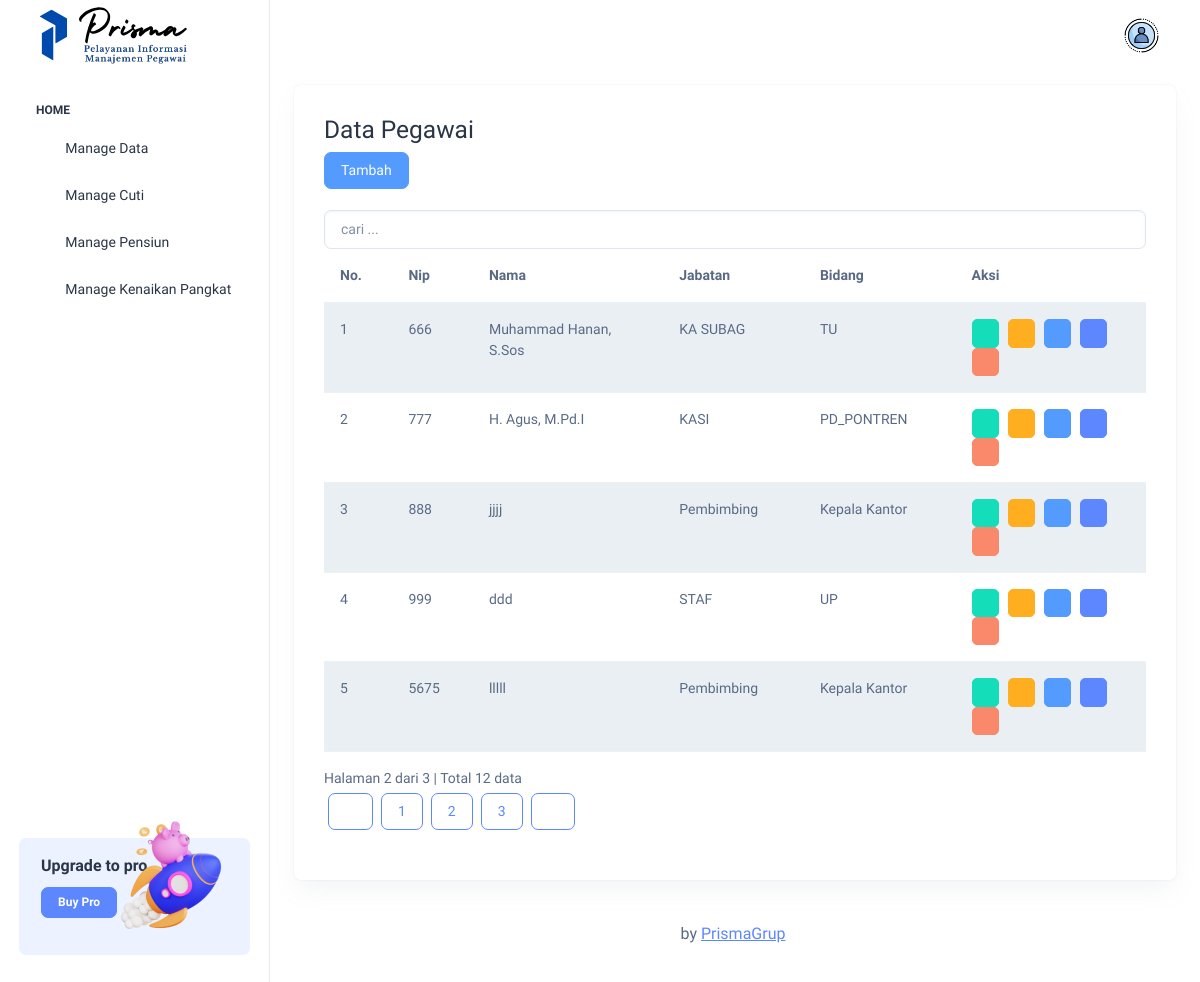
/index.php?page=pegawai-tampil&hal=2 (signed in), run on an earlier commit of the app's database.
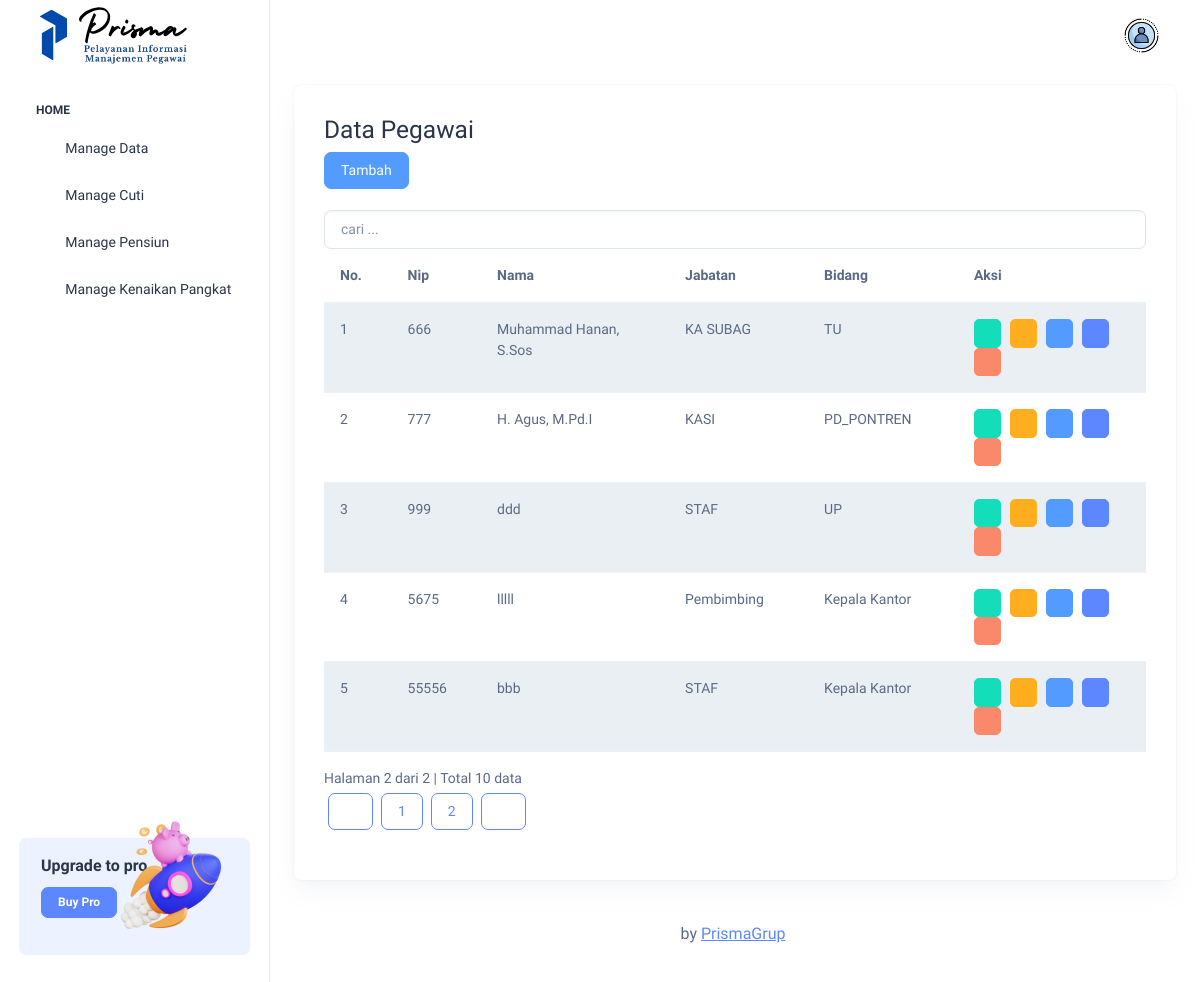
And on a later commit of the database.
### tables this page shows
CREATE TABLE `user` (
  `nip` int(8) NOT NULL,
  `id` int(8) NOT NULL,
  `username` varchar(255) NOT NULL,
  `nama` varchar(50) NOT NULL,
  `level` varchar(255) NOT NULL,
  `password` varchar(255) NOT NULL,
  `jabatan` varchar(30) NOT NULL,
  `bidang` varchar(50) NOT NULL,
  `telp` varchar(15) NOT NULL,
  `email` varchar(50) NOT NULL,
  `foto` varchar(255) NOT NULL
);

### pegawai/tampil.php (the view, shortened to what the changed rows need)
<div class="panel-heading">
        <h3 class="panel-title">Data Pegawai</h3>
        <?php
      if ($_SESSION['level'] == "Admin") {
        echo "<a class='btn btn-info' href='?page=pegawai-tambah'>
      <i class='glyphicon glyphicon-plus'></i> Tambah </a>";
      } else if ($_SESSION['level'] == "Pegawai") {
        echo "Gak boleh masukin data";
      }
      ?>
      </div>
<?php
if (isset($_POST['cari'])) {
  $cari = $_POST['cari'];
} else {
  $cari = "";
}
?>
<div class="row">
  <div class="col-md-12">
    <div class="page-header">
<br>
<form class="form-inline" method="POST" action="?page=pegawai-tampil">
<input type="text" name="cari" class="form-control" placeholder="cari ..." required="required" value="<?php echo $cari; ?>">
    </form>
            <div class="panel-body">
                <div class="table-responsive">
                    <table class="table table-striped table-hover">
                        <thead>
                            <tr>
                                <th>No.</th>
                                <th>Nip</th>
                                <th>Nama</th>
                                <th>Jabatan</th>
                                <th>Bidang</th>
                                <th class='center'>Aksi</th>
                            </tr>
                        </thead>
                        <tbody>
                            <?php
                            $batas = 5;
                            if (isset($cari)) {
                                $jumlah_record = mysqli_query($db, "SELECT * FROM user WHERE nip LIKE '%$cari%' OR nama LIKE '%$cari%'") or die('Ada kesalahan pada query jumlah_record: ' . mysqli_error($db));
                            } else {
                                $jumlah_record = mysqli_query($db, "SELECT * FROM user") or die('Ada kesalahan pada query jumlah_record: ' . mysqli_error($db));
                            }
                            $jumlah  = mysqli_num_rows($jumlah_record);
                            $halaman = ceil($jumlah / $batas);
                            $page    = (isset($_GET['hal'])) ? (int)$_GET['hal'] : 1;
                            $mulai   = ($page - 1) * $batas;
                            $no = 1;
                            if (isset($cari)) {
                                $query = mysqli_query($db, "SELECT * FROM user WHERE nip LIKE '%$cari%' OR nama LIKE '%$cari%' ORDER BY nip LIMIT $mulai, $batas")
                                    or die('Ada kesalahan pada query user: ' . mysqli_error($db));
                            } else {
                                $query = mysqli_query($db, "SELECT * FROM user ORDER BY nip LIMIT $mulai, $batas") or die('Ada kesalahan pada query user: ' . mysqli_error($db));
                            }
                            while ($data = mysqli_fetch_assoc($query)) {
                                echo "  <tr>
                      <td width='20'>$no</td>
                      <td width='20'>$data[nip]</td>
                      <td width='150'>$data[nama]</td>
                      <td width='50'>$data[jabatan]</td>
                      <td width='50'>$data[bidang]</td>
                      <td width='150' class='center'>
                        <div class=''>
                        <a data-toggle='tooltip' data-placement='top' title='Detail' style='margin-right:5px' class='btn btn-success btn-sm' href='?page=pegawai-detail&id=$data[nip]'> <i class='ti ti-eye'></i> </a>
                        <a data-toggle='tooltip' data-placement='top' title='Print' style='margin-right:5px' class='btn btn-warning btn-sm' href='?page=pegawai-print-detail&id=$data[nip]' target='_blank'> <i class='ti ti-printer'></i> </a>
                        <a data-toggle='tooltip' data-placement='top' title='Kirim' style='margin-right:5px' class='btn btn-info btn-sm' href='?page=pegawai-kirim&id=$data[nip]'><i class='ti ti-share'></i></a>
                                                ";
                                                ?>
                                                <?php
                                                if ($_SESSION['level'] == "Admin") {
                                                    echo "<a data-toggle='tooltip' data-placement='top' title='Edit' style='margin-right:5px' class='btn btn-primary btn-sm' href='?page=pegawai-edit&id=$data[nip]'> <i class='ti ti-edit'></i></a>";
                                                    echo "<a data-toggle='tooltip' data-placement='top' title='Hapus' class='btn btn-danger btn-sm' href='?page=pegawai-hapus&id=$data[nip]' onclick='return confirm('Anda yakin ingin menghapus $data[nama]');'> <i class='ti ti-trash'></i></a>&nbsp";
                                                } else if ($_SESSION['level'] == "Pegawai") {
                                                }
                                                ?>
                            <?php
                                echo "
                        </div>
                      </td>
                    </tr>";
                                $no++;
                            }
                            ?>
                        </tbody>
                    </table>
                    <?php
                    if (empty($_GET['hal'])) {
                        $halaman_aktif = '1';
                    } else {
                        $halaman_aktif = $_GET['hal'];
                    }
                    ?>
                    <a>
                        Halaman <?php echo $halaman_aktif; ?> dari <?php echo $halaman; ?> |
                        Total <?php echo $jumlah; ?> data
                    </a>
                    <nav>
                        <ul class="pagination pull-right">
                            <?php
                            if ($halaman_aktif <= '1') { ?>
                                <li class="disabled">
                                    <a href="" aria-label="Previous">
                                    <button type="button" class="btn btn-outline-primary m-1"><i class="ti ti-caret-left"></i></button>
                                    </a>
                                </li>
                            <?php
                            } else { ?>
                                <li>
                                    <a href="?page=pegawai-tampil&hal=<?php echo $page - 1 ?>" aria-label="Previous">
                                    <button type="button" class="btn btn-outline-primary m-1"><i class="ti ti-caret-left"></i></button>
                                    </a>
                                </li>
                            <?php
                            }
                            ?>
                            <?php
                            for ($x = 1; $x <= $halaman; $x++) { ?>
                                 <button type="button" class="btn btn-outline-primary m-1"><a href="?page=pegawai-tampil&hal=<?php echo $x ?>"><?php echo $x ?></a></button>
                            <?php
                            }
                            ?>
                            <?php
                            if ($halaman_aktif >= $halaman) { ?>
                                <li class="disabled">
                                    <a href="" aria-label="Next">
                                    <button type="button" class="btn btn-outline-primary m-1"><i class="ti ti-caret-right"></i></button>
                                    </a>
                                </li>
                            <?php
                            } else { ?>
                                <li>
                                    <a href="?page=pegawai-tampil&hal=<?php echo $page + 1 ?>" aria-label="Next">
                                    <button type="button" class="btn btn-outline-primary m-1"><i class="ti ti-caret-right"></i></button>
                                    </a>
                                </li>
                            <?php
                            }
                            ?>
                        </ul>
                    </nav>
                </div>
            </div>
        </div>
    </div>
</div>

What changed in the data, as far as the page shows it:
removed user: nip "888", nama "jjjj", jabatan "Pembimbing", bidang "Kepala Kantor"
now on this page (row unchanged): user: nip "55556", nama "bbb", jabatan "STAF", bidang "Kepala Kantor"
Also different on the page:
$halaman: "3" → "2"
$jumlah: "12" → "10"
list line gone: "3"
